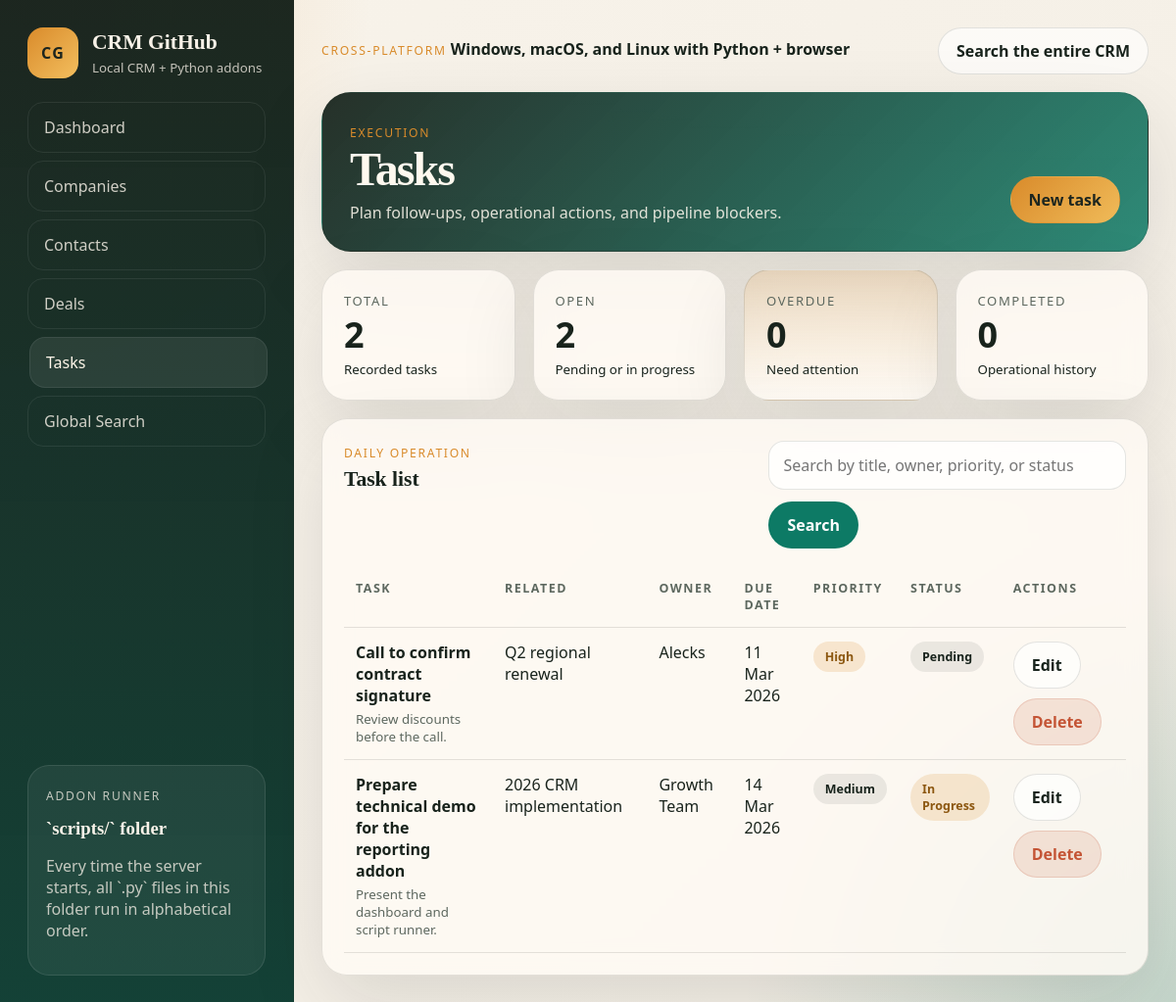
The page /tasks on the database its author committed.
### tables this page shows
CREATE TABLE tasks (
    id INTEGER PRIMARY KEY AUTOINCREMENT,
    title TEXT NOT NULL,
    related_type TEXT NOT NULL DEFAULT 'general',
    related_id INTEGER,
    due_date TEXT,
    priority TEXT NOT NULL DEFAULT 'Medium',
    status TEXT NOT NULL DEFAULT 'Pending',
    owner TEXT,
    notes TEXT,
    created_at TEXT NOT NULL DEFAULT CURRENT_TIMESTAMP
);

### crm/routes.py (the view)
@bp.get("/tasks")
def tasks():
    query = (request.args.get("q") or "").strip()
    return render_template(
        "tasks.html",
        tasks=db.list_tasks(database_path(), query),
        query=query,
        summary=db.get_task_summary(database_path()),
    )

### crm/__init__.py (called while the page is built)
def format_datetime(value: str | None) -> str:
    if not value:
        return "No date"
    normalized = value.replace("Z", "")
    for fmt in ("%Y-%m-%d %H:%M:%S", "%Y-%m-%d"):
        try:
            parsed = datetime.strptime(normalized, fmt)
            if fmt == "%Y-%m-%d":
                return parsed.strftime("%d %b %Y")
            return parsed.strftime("%d %b %Y · %H:%M")
        except ValueError:
            continue
    return value

def slugify(value: str | None) -> str:
    if not value:
        return ""
    slug = re.sub(r"[^a-z0-9]+", "-", value.lower()).strip("-")
    return slug

### crm/db.py (called while the page is built)
def connect(database_path: str | Path) -> sqlite3.Connection:
    connection = sqlite3.connect(str(database_path))
    connection.row_factory = sqlite3.Row
    connection.execute("PRAGMA foreign_keys = ON")
    return connection

def query_all(database_path: str | Path, sql: str, params: tuple[Any, ...] = ()) -> list[dict]:
    with connect(database_path) as connection:
        rows = connection.execute(sql, params).fetchall()
    return [dict(row) for row in rows]

def query_one(database_path: str | Path, sql: str, params: tuple[Any, ...] = ()) -> dict | None:
    with connect(database_path) as connection:
        row = connection.execute(sql, params).fetchone()
    return dict(row) if row else None

def get_task_summary(database_path: str | Path) -> dict[str, int]:
    today = date.today().isoformat()
    return query_one(
        database_path,
        """
        SELECT
            COUNT(*) AS total,
            SUM(CASE WHEN status = 'Completed' THEN 1 ELSE 0 END) AS completed,
            SUM(CASE WHEN status NOT IN ('Completed') THEN 1 ELSE 0 END) AS open,
            SUM(
                CASE
                    WHEN due_date IS NOT NULL
                     AND due_date < ?
                     AND status NOT IN ('Completed')
                    THEN 1
                    ELSE 0
                END
            ) AS overdue
        FROM tasks
        """,
        (today,),
    ) or {"total": 0, "completed": 0, "open": 0, "overdue": 0}

### crm/routes.py (called while the page is built)
def database_path() -> str:
    return current_app.config["DATABASE"]

### crm/templates/tasks.html (shortened to what this page needs)
{% extends "base.html" %}
{% block hero %}
  <section class="hero-card">
    <div>
      <p class="eyebrow">Execution</p>
      <h1>Tasks</h1>
      <p>Plan follow-ups, operational actions, and pipeline blockers.</p>
    </div>
    <div class="hero-actions">
      <a class="button primary" href="{{ url_for('crm.new_task') }}">New task</a>
    </div>
  </section>
{% endblock %}
{% block content %}
  <section class="stats-grid full-span">
    <article class="metric-card">
      <span class="metric-label">Total</span>
      <strong>{{ summary.total or 0 }}</strong>
      <small>Recorded tasks</small>
    </article>
    <article class="metric-card">
      <span class="metric-label">Open</span>
      <strong>{{ summary.open or 0 }}</strong>
      <small>Pending or in progress</small>
    </article>
    <article class="metric-card warning">
      <span class="metric-label">Overdue</span>
      <strong>{{ summary.overdue or 0 }}</strong>
      <small>Need attention</small>
    </article>
    <article class="metric-card">
      <span class="metric-label">Completed</span>
      <strong>{{ summary.completed or 0 }}</strong>
      <small>Operational history</small>
    </article>
  </section>
  <section class="panel full-span">
    <div class="panel-heading">
      <div>
        <p class="eyebrow">Daily operation</p>
        <h2>Task list</h2>
      </div>
      <form class="inline-form" method="get">
        <input type="search" name="q" value="{{ query }}" placeholder="Search by title, owner, priority, or status">
        <button class="button secondary" type="submit">Search</button>
      </form>
    </div>
    {% if tasks %}
      <div class="table-wrap">
        <table>
          <thead>
            <tr>
              <th>Task</th>
              <th>Related</th>
              <th>Owner</th>
              <th>Due date</th>
              <th>Priority</th>
              <th>Status</th>
              <th>Actions</th>
            </tr>
          </thead>
          <tbody>
            {% for task in tasks %}
              <tr>
                <td>
                  <div class="stacked-cell">
                    <strong>{{ task.title }}</strong>
                    <small>{{ task.notes or "No notes" }}</small>
                  </div>
                </td>
                <td>{{ task.related_label or "General" }}</td>
                <td>{{ task.owner or "No owner" }}</td>
                <td>
                  <span class="{% if task.is_overdue %}text-danger{% endif %}">{{ task.due_date|datetime }}</span>
                </td>
                <td><span class="badge tone-{{ task.priority|slugify }}">{{ task.priority }}</span></td>
                <td><span class="badge tone-{{ task.status|slugify }}">{{ task.status }}</span></td>
                <td>
                  <div class="action-row">
                    <a class="button ghost" href="{{ url_for('crm.edit_task', task_id=task.id) }}">Edit</a>
                    <form method="post" action="{{ url_for('crm.delete_task', task_id=task.id) }}" data-confirm="Delete this task?">
                      <button class="button danger" type="submit">Delete</button>
                    </form>
                  </div>
                </td>
              </tr>
            {% endfor %}
          </tbody>
        </table>
      </div>
    {% else %}
      <div class="empty-state">There are no tasks matching this search.</div>
    {% endif %}
  </section>
{% endblock %}

### rows shown on the page
tasks: title "Call to confirm contract signature", notes "Review discounts before the call.", related_label "Q2 regional renewal", owner "Alecks", due_date "11 Mar 2026", priority "High", status "Pending"
tasks: title "Prepare technical demo for the reporting addon", notes "Present the dashboard and script runner.", related_label "2026 CRM implementation", owner "Growth Team", due_date "14 Mar 2026", priority "Medium", status "In Progress"

### other values the page prints
{{ app_name }} "CRM GitHub"
{{ summary.total or 0 }} "2"
{{ summary.open or 0 }} "2"
{{ summary.overdue or 0 }} "0"
{{ summary.completed or 0 }} "0"
